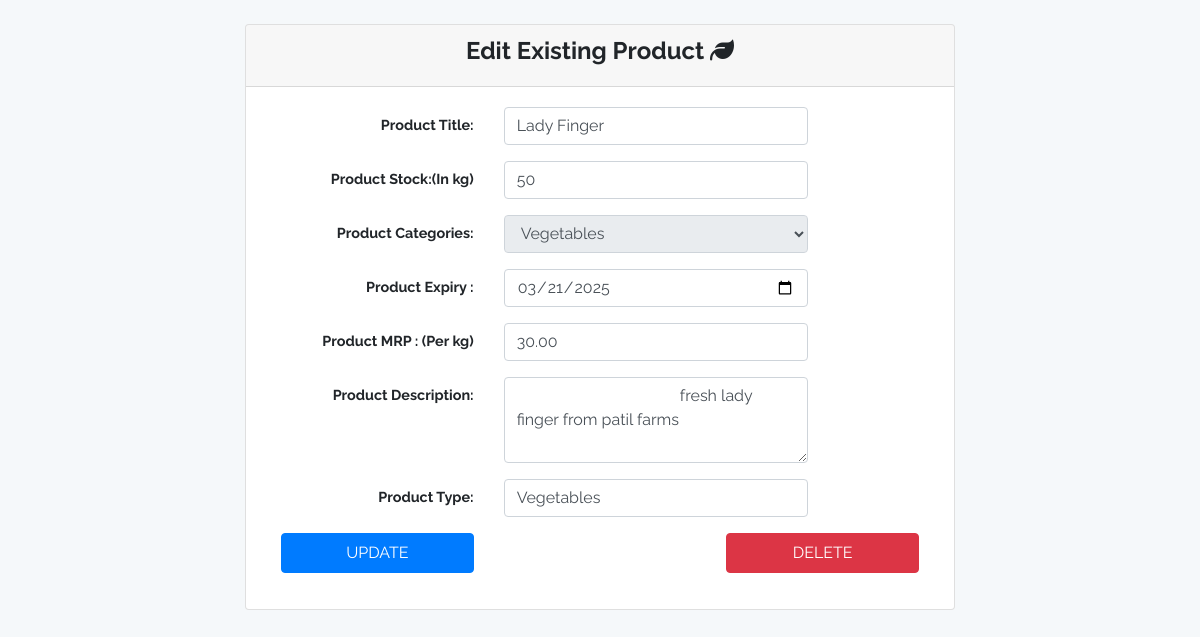
The page /?EditProduct&id=25 (signed in) on the database its author committed.
### tables this page shows
CREATE TABLE `products` (
  `product_id` int(11) NOT NULL,
  `farmer_id` int(11) NOT NULL,
  `category_id` int(11) NOT NULL,
  `name` varchar(100) NOT NULL,
  `description` text DEFAULT NULL,
  `price` decimal(10,2) NOT NULL,
  `quantity` int(11) NOT NULL,
  `photo_url` varchar(255) DEFAULT NULL,
  `product_expiry` date DEFAULT NULL,
  `product_type` varchar(40) NOT NULL
);

CREATE TABLE `category` (
  `category_id` int(11) NOT NULL,
  `name` varchar(100) NOT NULL,
  `description` text DEFAULT NULL
);

### assets/php/functions.php (called while the page is built, shortened)
<?php
$db = mysqli_connect(DB_HOST,DB_USER,DB_PASS,DB_NAME) or die("database is not connected");
function showPageFarmer($page,$data=""){
    include("assets/pages/Farmer/$page.php");
}
           ?>
           <?php
    function getCategoriesById($id){
        global $db;
        $query = "SELECT * FROM category where category_id =$id;";
        $run = mysqli_query($db,$query);
        if ($row = mysqli_fetch_assoc($run)) {
            return $row;
        }
        return null ;
    }
function productDetailsById($id){
    global $db;
    $getting_prod = "select * from products where product_id = $id";
    $run = mysqli_query($db, $getting_prod);
    $orders = [];
    if ($details = mysqli_fetch_assoc($run)) {
        return $details;
    }
    return $orders;
}

### assets/pages/Farmer/EditProduct.php (the view, shortened to what this page needs)
<!DOCTYPE html>
<html lang="en">
<head>
    <link rel="stylesheet" href="https://cdnjs.cloudflare.com/ajax/libs/font-awesome/4.7.0/css/font-awesome.min.css">
    <link rel="stylesheet" href="https://stackpath.bootstrapcdn.com/bootstrap/4.4.1/css/bootstrap.min.css">
</head>
<body>
    <div class="container">
        <main class="my-form">
            <div class="cotainer">
                <div class="row justify-content-center">
                    <div class="col-md-8">
                        <div class="card">
                            <div class="card-header">
                                <h4 class="text-center font-weight-bold">Edit Existing Product <i class="fas fa-leaf"></i></h4>
                            </div>
                            <div class="card-body">
                                <form name="my-form" action="assets/php/actions.php" method="post" enctype="multipart/form-data">
                                    <?php
                                        if (isset($_GET['id'])) {
                                            $orders=productDetailsById($_GET['id']);
                                        }
                                     ?>
                                    <div class="form-group row">
                                        <label for="full_name" class="col-md-4 col-form-label text-md-right text-center font-weight-bolder">Product Title:</label>
                                        <div class="col-md-6">
                                            <input type="text" id="full_name" class="form-control" name="product_title" value="<?= $orders['name']?>" required>
                                        </div>
                                    </div>
                                    <div class="form-group row">
                                        <label for="email_address" class="col-md-4 col-form-label text-md-right text-center font-weight-bolder">Product Stock:(In kg)</label>
                                        <div class="col-md-6">
                                            <input type="text" id="full_name" class="form-control" name="product_stock" value="<?= $orders['quantity']?>" required>
                                        </div>
                                    </div>
                                    <div class="form-group row">
                                        <label for="category" class="col-md-4 col-form-label text-md-right text-center font-weight-bolder">Product Categories:</label>
                                        <div class="col-md-6">
                                        <select name="product_cat" id="product_cat" class="form-control" disabled>
                                            <?php
                                                  $cat_id=$orders['category_id'];
                                                  $row=getCategoriesById($cat_id);
                                                  $cat_title = $row['name'];
                                                if (!empty($cat_title)) {
                                                    echo "<option value=\"$cat_id\" selected>$cat_title</option>";
                                                } else {
                                                    echo "<option value=\"\">Select a Category</option>";
                                                }
                                            ?>
                                        </select>
                                        </div>
                                    </div>
                                    <div class="form-group row">
                                        <label for="product_expiry" class="col-md-4 col-form-label text-md-right text-center font-weight-bolder">Product Expiry :</label>
                                        <div class="col-md-6">
                                            <input id="product_expiry" class="form-control" type="date" name="product_expiry" value="<?= $orders['product_expiry']?>" required>
                                        </div>
                                    </div>
                                    <div class="form-group row">
                                        <label for="nid_number" class="col-md-4 col-form-label text-md-right text-center font-weight-bolder">Product MRP : (Per kg)</label>
                                        <div class="col-md-6">
                                            <input type="text" id="nid_number" class="form-control" name="product_price" value="<?= $orders['price']?>" required>
                                        </div>
                                    </div>
                                    <div class="form-group row">
                                        <label for="product_desc" class="col-md-4 col-form-label text-md-right text-center font-weight-bolder">
                                            Product Description:
                                        </label>
                                    <div class="col-md-6">
                                        <textarea name="product_desc" id="product_desc" class="form-control" rows="3" required>
                                        <?= isset($orders['description']) ?$orders['description']: '' ?>
                                        </textarea>
                                    </div>
                                </div>
                                    <div class="form-group row">
                                        <label for="nid_number3" class="col-md-4 col-form-label text-md-right text-center font-weight-bolder">Product Type:</label>
                                        <div class="col-md-6">
                                            <input type="text" id="nid_number3" class="form-control" name="product_type" value="<?= $orders['product_type']?>" required>
                                        </div>
                                    </div>
                                    <div class="form-group row d-flex justify-content-between">
                                            <div class="col-md-4 text-left">
                                                <button type="submit" class="btn btn-primary" name="update_pro">
                                                    UPDATE
                                                </button>
                                            </div>
                                            <div class="col-md-4 text-right">
                                                <button type="submit" class="btn btn-danger" name="delete_pro">
                                                    DELETE
                                                </button>
                                            </div>
                                        </div>
                                </form>
                            </div>
                        </div>
                    </div>
                </div>
            </div>
    </div>
    <body>
</html>

### assets/pages/Farmer/EditProduct.php (style rules this page uses)
body { margin: 0; font-size: .9rem; font-weight: 400; line-height: 1.6; color: #212529; text-align: left; background-color: #f5f8fa; }
.my-form, .login-form { font-family: Raleway, sans-serif; }
.my-form { padding-top: 1.5rem; padding-bottom: 1.5rem; }
.my-form .row { margin-left: 0; margin-right: 0; }
button { width: 100%; max-width: 200px; height: 40px; padding: 10px 20px; text-align: center; font-size: 16px; background-color: #007bff; border: 1px solid transparent; color: white; transition: all 0.2s ease; }

### rows shown on the page
products: product_title "Lady Finger", product_stock "50", product_expiry "03/21/2025", product_price "30.00", product_desc "fresh lady finger from patil farms", product_type "Vegetables"
category: product_cat "Vegetables"
